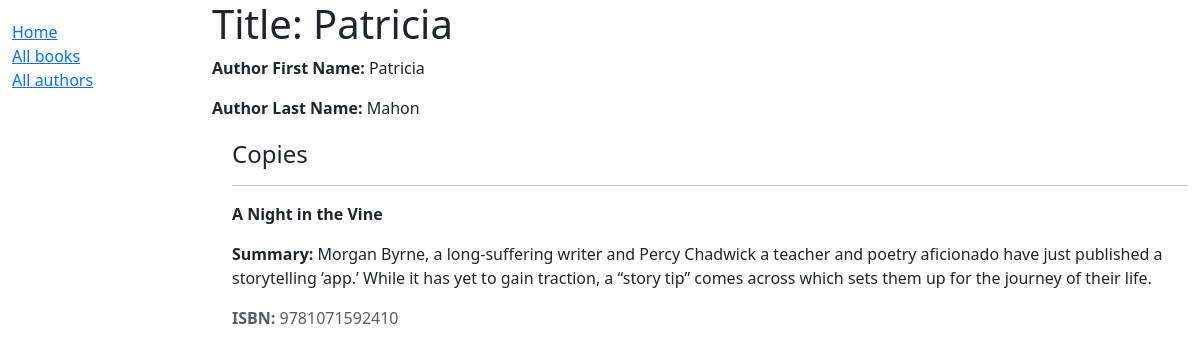
/catalog/author/2, run on the app's committed database.
### catalog/models.py (models this page shows, shortened)
class Author(models.Model):
    first_name = models.CharField(max_length=100)
    last_name = models.CharField(max_length=100)
    date_of_birth = models.DateField(null=True, blank=True)
    date_of_death = models.DateField('Died', null=True, blank=True)
    class Meta:
        ordering = ['last_name', 'first_name']

class Book(models.Model):
    title = models.CharField(max_length=200)
    author = models.ForeignKey('Author', on_delete=models.RESTRICT, null=True)
    summary = models.TextField(max_length=1000, help_text="Enter a brief description of the book")
    isbn = models.CharField('ISBN', max_length=13, unique=True, help_text='13 Character <a href="https://www.isbn-international.org/content/what-isbn'
                                      '">ISBN number</a>')
    genre = models.ManyToManyField(Genre, help_text="Select a genre for this book")
    def display_genre(self):
        return ', '.join(genre.name for genre in self.genre.all()[:3])
    display_genre.short_description = 'Genre'

### catalog/views.py (the view)
# urls.py: path('author/<int:pk>', views.AuthorDetailView.as_view(), name='author-detail'),
class AuthorDetailView(generic.DetailView):
    model = Author

### catalog/templates/catalog/author_detail.html
{% extends "base_generic.html" %}
{% block content %}
  <h1>Title: {{ author.first_name }}</h1>
  <p><strong>Author First Name: </strong>{{ author.first_name }}</p>
  <p><strong>Author Last Name: </strong> {{ author.last_name }}</p>
  <div style="margin-left:20px;margin-top:20px">
    <h4>Copies</h4>
    {% for copy in author.book_set.all %}
      <hr />
      <p><strong>
        {{ copy.title }}
      </strong></p>
      <p><strong>Summary:</strong> {{ copy.summary }}</p>
      <p class="text-muted"><strong>ISBN:</strong> {{ copy.isbn }}</p>
    {% endfor %}
  </div>
{% endblock %}

### data on the page
Author: first_name "Patricia", last_name "Mahon"
Book: title "A Night in the Vine", summary "Morgan Byrne, a long-suffering writer and Percy Chadwick a teacher and poetry aficionado have just published a storytelling ‘app.’ While it has yet to gain traction, a “story tip” comes across which sets them up for the journey of their life.", isbn "9781071592410"
